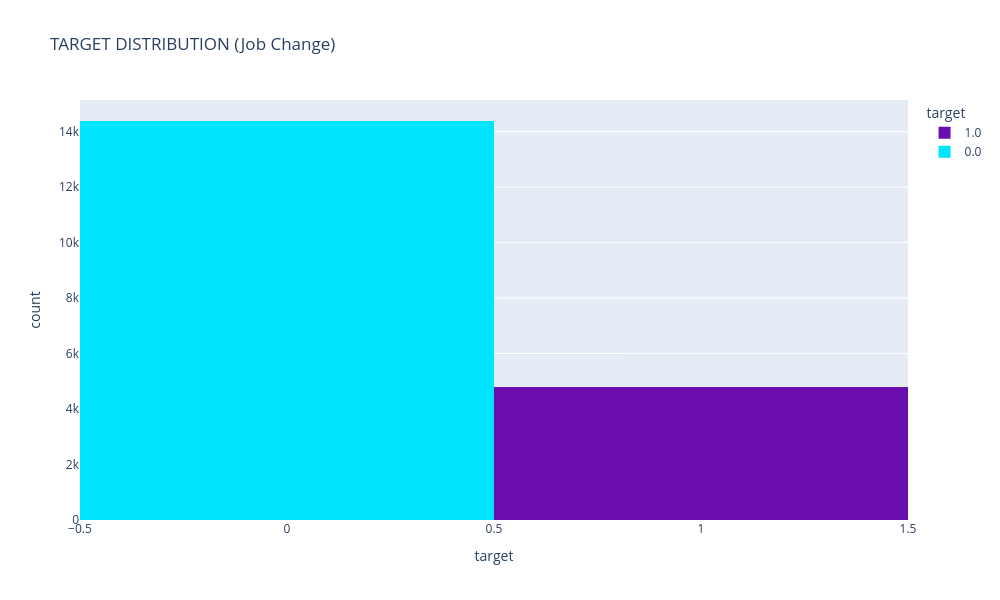

The notebook cell saved with this chart:
### Markdown cell above
## 4.1 BAR CHART(TARGET DISTRIBUTION)

### Code cell
import pandas as pd
import numpy as np
df=pd.read_csv("aug_train.csv")

import plotly.express as px

fig = px.histogram(df, x='target',color='target',title="TARGET DISTRIBUTION (Job Change)",
        color_discrete_sequence=['#6A0DAD','#00E5FF'])

fig.update_layout(width=1000, height=600)
fig.show()

### Figure 1 — Plotly figure (JSON) as saved in the notebook; plotly's stock layout.template omitted (floating-point values rounded to 4 significant figures; data arrays with more than 128 entries replaced by an {"elided": "..."} marker saying what was removed)
{"data": [{"bingroup": "x", "hovertemplate": "target=%{x}<br>count=%{y}<extra></extra>", "legendgroup": "1.0", "marker": {"color": "#6A0DAD", "pattern": {"shape": ""}}, "name": "1.0", "orientation": "v", "showlegend": true, "type": "histogram", "x": {"elided": "4777 float values"}, "xaxis": "x", "yaxis": "y"}, {"bingroup": "x", "hovertemplate": "target=%{x}<br>count=%{y}<extra></extra>", "legendgroup": "0.0", "marker": {"color": "#00E5FF", "pattern": {"shape": ""}}, "name": "0.0", "orientation": "v", "showlegend": true, "type": "histogram", "x": {"elided": "14381 float values"}, "xaxis": "x", "yaxis": "y"}], "layout": {"barmode": "relative", "height": 600, "legend": {"title": {"text": "target"}, "tracegroupgap": 0}, "title": {"text": "TARGET DISTRIBUTION (Job Change)"}, "width": 1000, "xaxis": {"anchor": "y", "categoryarray": [1, 0], "categoryorder": "array", "domain": [0, 1], "title": {"text": "target"}}, "yaxis": {"anchor": "x", "domain": [0, 1], "title": {"text": "count"}}}}
